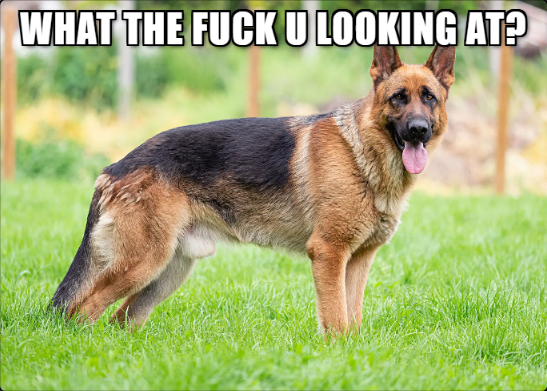
#> input picture Photos/1.png, 547 x 391 px
$ python gradients.py
#> lines starting #> are read from the running program, lines starting #| are printed output that depends on the picture; after the words box and inside, x2 and y2 are one past the last pixel; in counts of white or black regions, pixels touching at a corner belong together
import cv2 as cv
img = cv.imread('Photos/1.png')
#> img is the input picture: shape (391, 547, 3); mean B, G, R 116.5, 176, 165.3
cv.imshow('1', img)


gray = cv.cvtColor(img, cv.COLOR_BGR2GRAY)
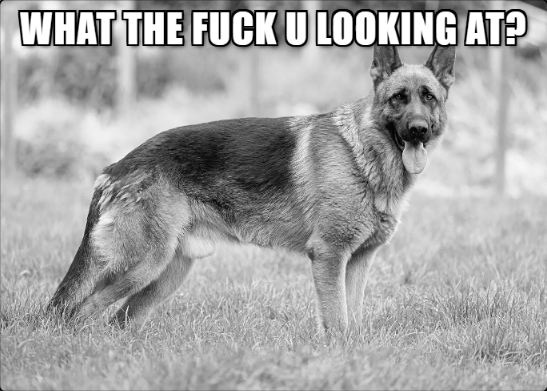
#> gray: shape (391, 547); min 0, max 255, mean 166
cv.imshow('Gray', gray)

#laplacian
lap = cv.Laplacian(gray, cv.CV_64F)
lap = cv.convertScaleAbs(lap)
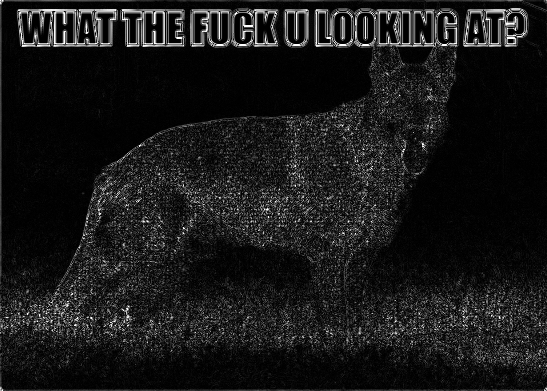
#> lap: shape (391, 547); min 0, max 255, mean 24.7
cv.imshow('Laplacian', lap)

#sobel
sobelx = cv.Sobel(gray, cv.CV_64F, 1, 0)
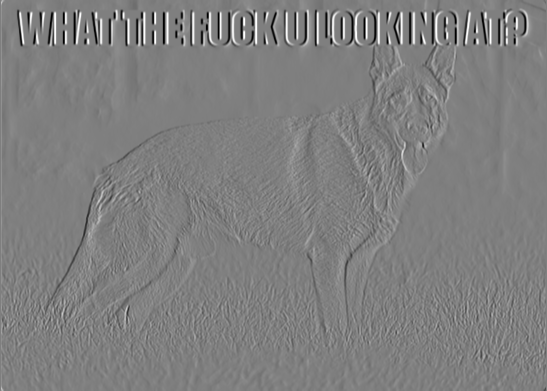
#> sobelx: shape (391, 547) float64; min -1020, max 1020, mean 0.3; drawn with min black and max white
sobely = cv.Sobel(gray, cv.CV_64F, 0, 1)
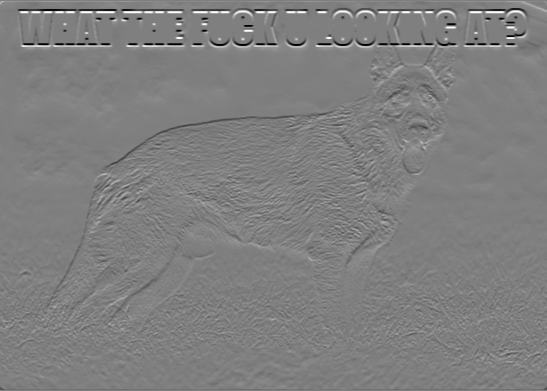
#> sobely: shape (391, 547) float64; min -1020, max 1020, mean 0.8; drawn with min black and max white
combined_sobel = cv.bitwise_or(sobelx, sobely)
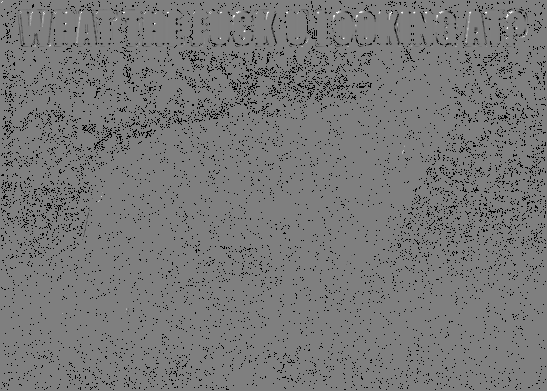
#> combined_sobel: shape (391, 547) float64; 5.27% of the values are NaN or infinite; the others: min -130944, max 130944, mean -429.4; drawn with min black, max white, NaN and infinite black
cv.imshow('Sobel', combined_sobel)
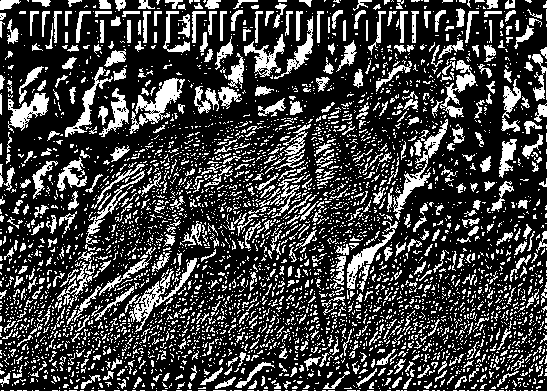
#> window 'Sobel': shape (391, 547); 25.9% white; 4280 white regions (3728 under 20 px), largest, box (x1, y1, x2, y2) and area: (129, 78, 185, 134) 1011, (393, 119, 448, 220) 891, (129, 258, 197, 332) 888


canny = cv.Canny(gray, 150, 175)
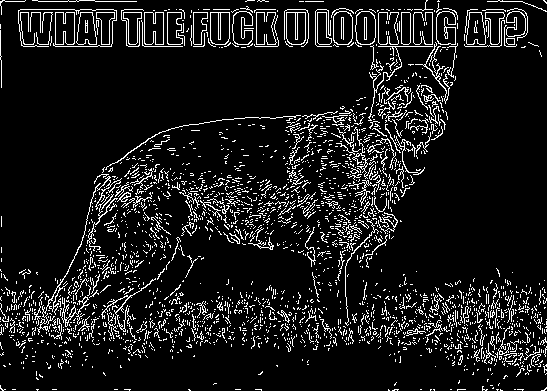
#> canny: shape (391, 547); 9.8% white in thin lines or dots
cv.imshow('Canny', canny)


cv.waitKey(0)

$ run again, with Photos/3.jpg saved as Photos/1.png
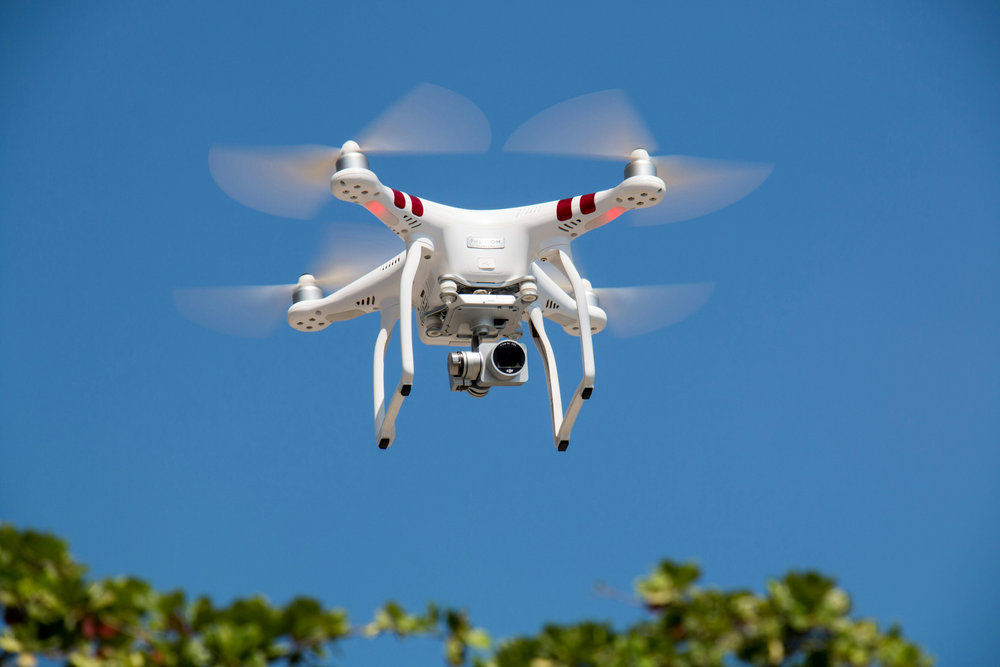
#> input picture Photos/3.jpg, 1000 x 667 px, shrunk from 5472 x 3648 before the run
#> img is the input picture: shape (667, 1000, 3); mean B, G, R 160.8, 121.7, 72.5
#> `cv.imshow('Sobel', combined_sobel)`:
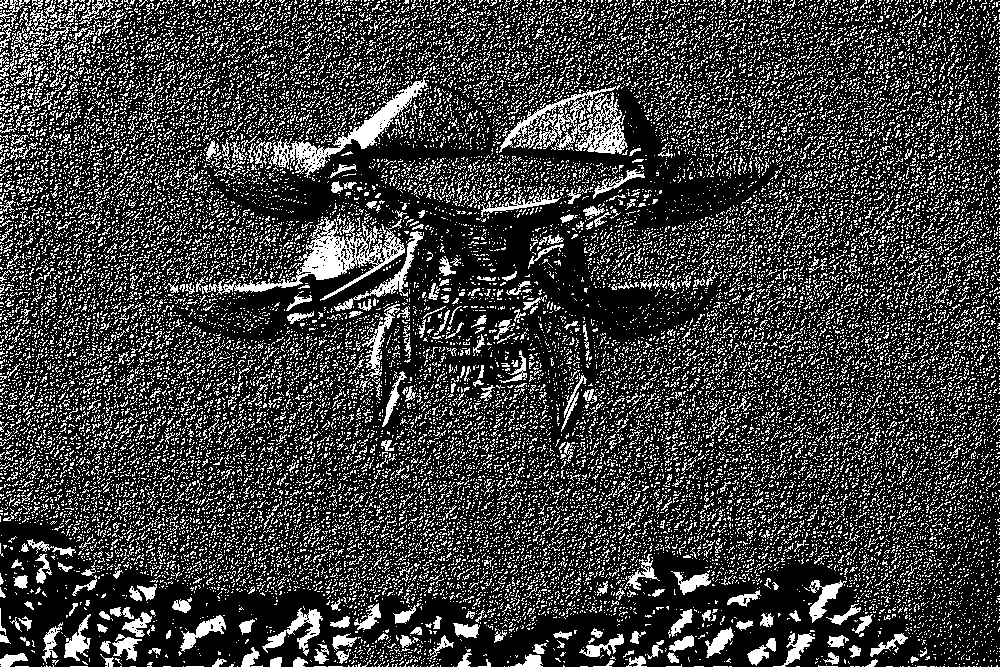
#> window 'Sobel': shape (667, 1000); 24% white in thin lines or dots
#> `canny = cv.Canny(gray, 150, 175)`:
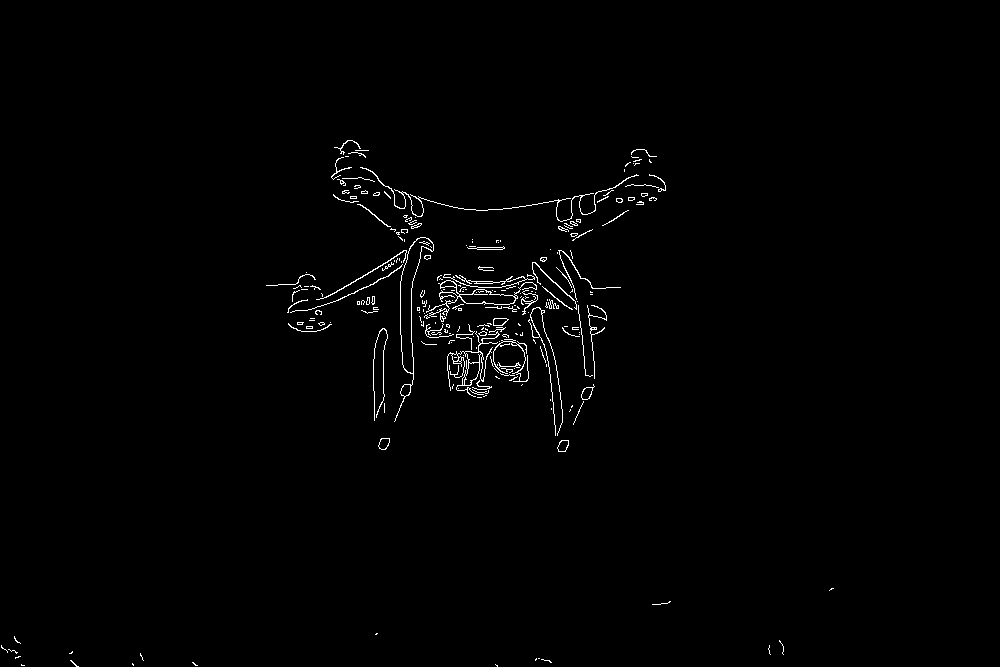
#> canny: shape (667, 1000); 0.99% white in thin lines or dots, all inside (x1, y1, x2, y2) = (1, 140, 834, 667)

$ run again, with Photos/dp.jpg saved as Photos/1.png
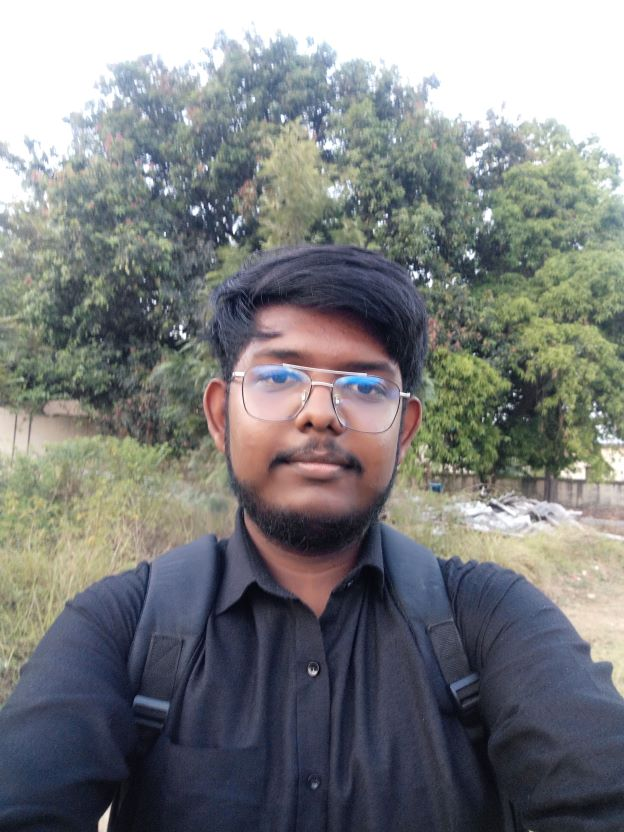
#> input picture Photos/dp.jpg, 624 x 832 px
#> img is the input picture: shape (832, 624, 3); mean B, G, R 126.6, 125.7, 123.8
#> `canny = cv.Canny(gray, 150, 175)`:
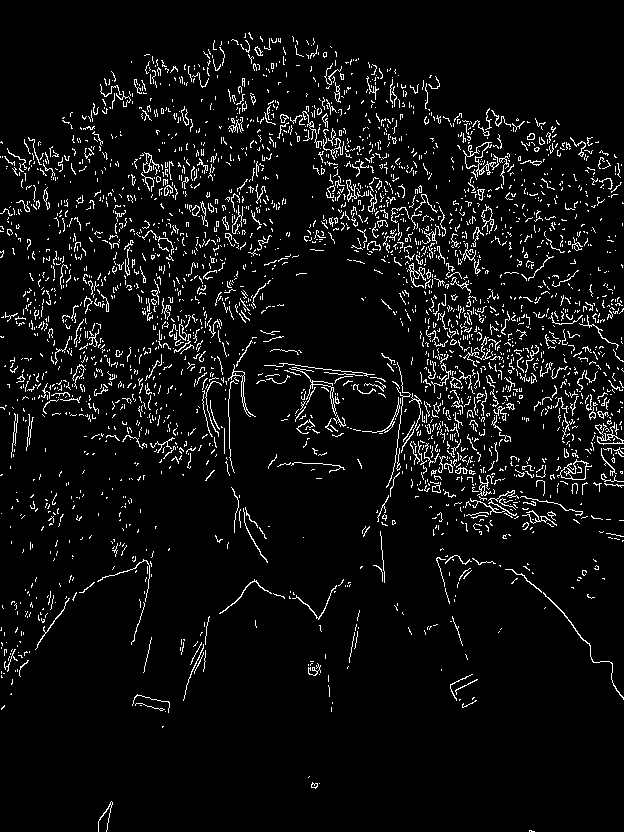
#> canny: shape (832, 624); 5.8% white in thin lines or dots
